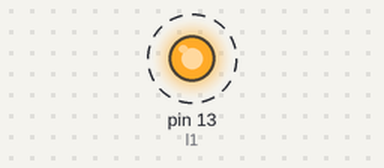
A sketch run on a simulated Arduino Uno, built with avr-gcc and run on an emulated ATmega328P. Parts: output pins drawn as LEDs (lit = HIGH). Dashed ring = blinking.

Above: at 0.05 s.
Timing chart, 0 to 3.0 s (numbered marks = the images above):
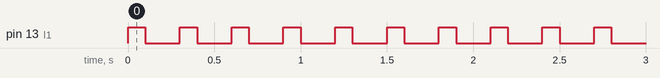

The sketch:

LEDAK-1.ino
```cpp
#define l1 13
//#define l2 3
//#define l3 4

void setup()
{
  pinMode(l1, OUTPUT);
 // pinMode(l2, OUTPUT);
  //pinMode(l3, OUTPUT);

}

void loop() {
  myfunction();
}

void myfunction() {
  digitalWrite(l1, HIGH);
  delay(100);
 // digitalWrite(l2, HIGH);
  //delay(100);
  //digitalWrite(l3, HIGH);
  //delay(100);

  digitalWrite(l1, LOW);
  delay(200);
  //digitalWrite(l2, LOW);
  //delay(200);
  //digitalWrite(l3, LOW);
  //delay(200);
}
```

Measured:
- by itself, pin 13 (l1): alternates HIGH for 0.10 s and LOW for 0.20 s
